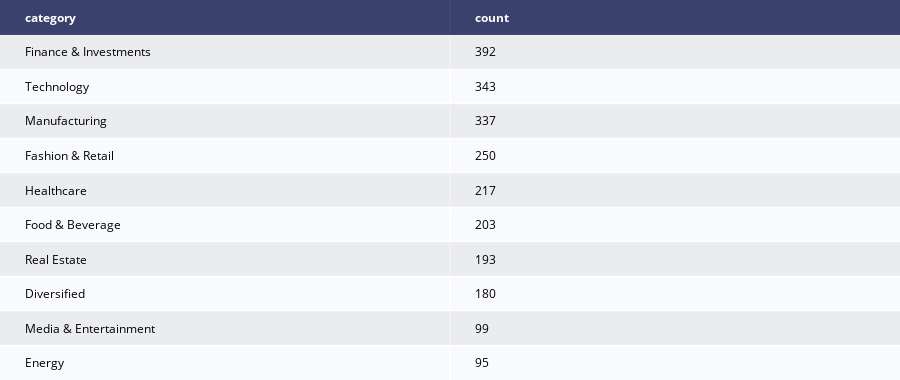

Notebook code for this chart:
### Code cell
top_10_categories = categories.head(10)
top_10_categories_table = ff.create_table(top_10_categories)
top_10_categories_table

### Figure 1 — Plotly figure (JSON) as saved in the notebook; plotly's stock layout.template omitted (floating-point values rounded to 4 significant figures)
{"data": [{"colorscale": [[0, "#00083e"], [0.5, "#ededee"], [1, "#ffffff"]], "hoverinfo": "none", "opacity": 0.75, "showscale": false, "type": "heatmap", "z": [[0, 0], [0.5, 0.5], [1, 1], [0.5, 0.5], [1, 1], [0.5, 0.5], [1, 1], [0.5, 0.5], [1, 1], [0.5, 0.5], [1, 1]]}], "layout": {"annotations": [{"align": "left", "font": {"color": "#ffffff"}, "showarrow": false, "text": "<b>category</b>", "x": -0.45, "xanchor": "left", "xref": "x", "y": 0, "yref": "y"}, {"align": "left", "font": {"color": "#ffffff"}, "showarrow": false, "text": "<b>count</b>", "x": 0.55, "xanchor": "left", "xref": "x", "y": 0, "yref": "y"}, {"align": "left", "font": {"color": "#000000"}, "showarrow": false, "text": "Finance & Investments", "x": -0.45, "xanchor": "left", "xref": "x", "y": 1, "yref": "y"}, {"align": "left", "font": {"color": "#000000"}, "showarrow": false, "text": "392", "x": 0.55, "xanchor": "left", "xref": "x", "y": 1, "yref": "y"}, {"align": "left", "font": {"color": "#000000"}, "showarrow": false, "text": "Technology", "x": -0.45, "xanchor": "left", "xref": "x", "y": 2, "yref": "y"}, {"align": "left", "font": {"color": "#000000"}, "showarrow": false, "text": "343", "x": 0.55, "xanchor": "left", "xref": "x", "y": 2, "yref": "y"}, {"align": "left", "font": {"color": "#000000"}, "showarrow": false, "text": "Manufacturing", "x": -0.45, "xanchor": "left", "xref": "x", "y": 3, "yref": "y"}, {"align": "left", "font": {"color": "#000000"}, "showarrow": false, "text": "337", "x": 0.55, "xanchor": "left", "xref": "x", "y": 3, "yref": "y"}, {"align": "left", "font": {"color": "#000000"}, "showarrow": false, "text": "Fashion & Retail", "x": -0.45, "xanchor": "left", "xref": "x", "y": 4, "yref": "y"}, {"align": "left", "font": {"color": "#000000"}, "showarrow": false, "text": "250", "x": 0.55, "xanchor": "left", "xref": "x", "y": 4, "yref": "y"}, {"align": "left", "font": {"color": "#000000"}, "showarrow": false, "text": "Healthcare", "x": -0.45, "xanchor": "left", "xref": "x", "y": 5, "yref": "y"}, {"align": "left", "font": {"color": "#000000"}, "showarrow": false, "text": "217", "x": 0.55, "xanchor": "left", "xref": "x", "y": 5, "yref": "y"}, {"align": "left", "font": {"color": "#000000"}, "showarrow": false, "text": "Food & Beverage", "x": -0.45, "xanchor": "left", "xref": "x", "y": 6, "yref": "y"}, {"align": "left", "font": {"color": "#000000"}, "showarrow": false, "text": "203", "x": 0.55, "xanchor": "left", "xref": "x", "y": 6, "yref": "y"}, {"align": "left", "font": {"color": "#000000"}, "showarrow": false, "text": "Real Estate", "x": -0.45, "xanchor": "left", "xref": "x", "y": 7, "yref": "y"}, {"align": "left", "font": {"color": "#000000"}, "showarrow": false, "text": "193", "x": 0.55, "xanchor": "left", "xref": "x", "y": 7, "yref": "y"}, {"align": "left", "font": {"color": "#000000"}, "showarrow": false, "text": "Diversified", "x": -0.45, "xanchor": "left", "xref": "x", "y": 8, "yref": "y"}, {"align": "left", "font": {"color": "#000000"}, "showarrow": false, "text": "180", "x": 0.55, "xanchor": "left", "xref": "x", "y": 8, "yref": "y"}, {"align": "left", "font": {"color": "#000000"}, "showarrow": false, "text": "Media & Entertainment", "x": -0.45, "xanchor": "left", "xref": "x", "y": 9, "yref": "y"}, {"align": "left", "font": {"color": "#000000"}, "showarrow": false, "text": "99", "x": 0.55, "xanchor": "left", "xref": "x", "y": 9, "yref": "y"}, {"align": "left", "font": {"color": "#000000"}, "showarrow": false, "text": "Energy", "x": -0.45, "xanchor": "left", "xref": "x", "y": 10, "yref": "y"}, {"align": "left", "font": {"color": "#000000"}, "showarrow": false, "text": "95", "x": 0.55, "xanchor": "left", "xref": "x", "y": 10, "yref": "y"}], "height": 380, "margin": {"b": 0, "l": 0, "r": 0, "t": 0}, "xaxis": {"dtick": 1, "gridwidth": 2, "showticklabels": false, "tick0": -0.5, "ticks": "", "zeroline": false}, "yaxis": {"autorange": "reversed", "dtick": 1, "gridwidth": 2, "showticklabels": false, "tick0": 0.5, "ticks": "", "zeroline": false}}}
